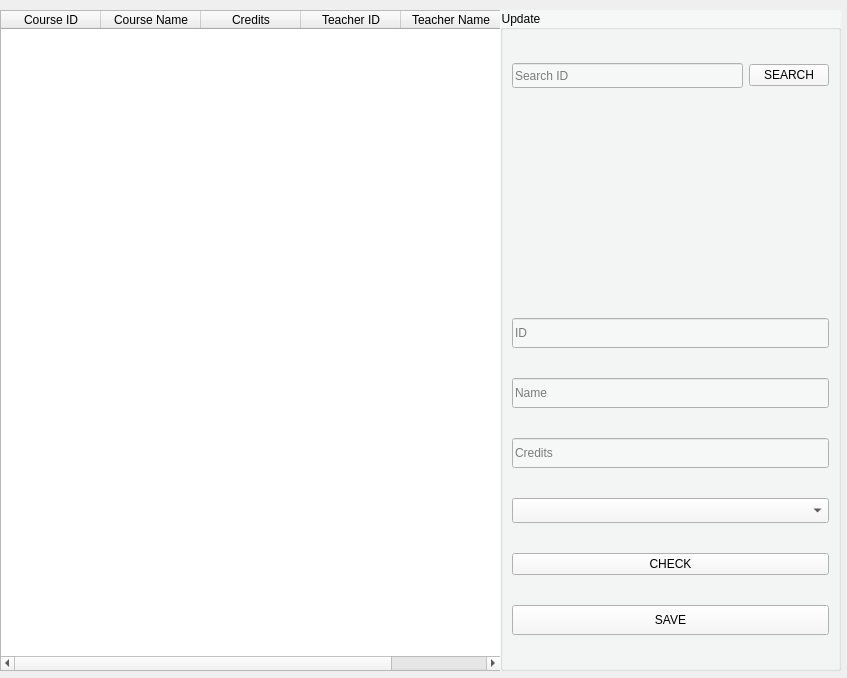
<?xml version="1.0" encoding="UTF-8"?>
<ui version="4.0">
 <class>Form</class>
 <widget class="QWidget" name="Form">
  <property name="geometry">
   <rect>
    <x>0</x>
    <y>0</y>
    <width>847</width>
    <height>678</height>
   </rect>
  </property>
  <property name="windowTitle">
   <string>Course</string>
  </property>
  <widget class="QTableWidget" name="table">
   <property name="geometry">
    <rect>
     <x>0</x>
     <y>10</y>
     <width>501</width>
     <height>661</height>
    </rect>
   </property>
   <column>
    <property name="text">
     <string>Course ID</string>
    </property>
   </column>
   <column>
    <property name="text">
     <string>Course Name</string>
    </property>
   </column>
   <column>
    <property name="text">
     <string>Credits</string>
    </property>
   </column>
   <column>
    <property name="text">
     <string>Teacher ID</string>
    </property>
   </column>
   <column>
    <property name="text">
     <string>Teacher Name</string>
    </property>
   </column>
  </widget>
  <widget class="QGroupBox" name="groupBox_4">
   <property name="geometry">
    <rect>
     <x>500</x>
     <y>10</y>
     <width>341</width>
     <height>661</height>
    </rect>
   </property>
   <property name="styleSheet">
    <string notr="true">background-color: rgb(246, 247, 247);</string>
   </property>
   <property name="title">
    <string>Update</string>
   </property>
   <layout class="QGridLayout" name="gridLayout_4">
    <item row="3" column="0" colspan="2">
     <widget class="QLineEdit" name="input_name">
      <property name="minimumSize">
       <size>
        <width>0</width>
        <height>30</height>
       </size>
      </property>
      <property name="placeholderText">
       <string>Name</string>
      </property>
     </widget>
    </item>
    <item row="1" column="0">
     <spacer name="horizontalSpacer_2">
      <property name="orientation">
       <enum>Qt::Horizontal</enum>
      </property>
      <property name="sizeType">
       <enum>QSizePolicy::Fixed</enum>
      </property>
      <property name="sizeHint" stdset="0">
       <size>
        <width>30</width>
        <height>200</height>
       </size>
      </property>
     </spacer>
    </item>
    <item row="0" column="0">
     <widget class="QLineEdit" name="input_search">
      <property name="minimumSize">
       <size>
        <width>0</width>
        <height>25</height>
       </size>
      </property>
      <property name="placeholderText">
       <string>Search ID</string>
      </property>
     </widget>
    </item>
    <item row="11" column="0" colspan="2">
     <widget class="QPushButton" name="btn_save">
      <property name="minimumSize">
       <size>
        <width>0</width>
        <height>30</height>
       </size>
      </property>
      <property name="text">
       <string>SAVE</string>
      </property>
     </widget>
    </item>
    <item row="2" column="0" colspan="2">
     <widget class="QLineEdit" name="input_id">
      <property name="minimumSize">
       <size>
        <width>0</width>
        <height>30</height>
       </size>
      </property>
      <property name="styleSheet">
       <string notr="true"/>
      </property>
      <property name="placeholderText">
       <string>ID</string>
      </property>
     </widget>
    </item>
    <item row="0" column="1">
     <widget class="QPushButton" name="btn_search">
      <property name="minimumSize">
       <size>
        <width>0</width>
        <height>20</height>
       </size>
      </property>
      <property name="text">
       <string>SEARCH</string>
      </property>
     </widget>
    </item>
    <item row="10" column="0" colspan="2">
     <widget class="QPushButton" name="btn_check">
      <property name="minimumSize">
       <size>
        <width>0</width>
        <height>20</height>
       </size>
      </property>
      <property name="text">
       <string>CHECK</string>
      </property>
     </widget>
    </item>
    <item row="5" column="0" colspan="2">
     <widget class="QLineEdit" name="input_credits">
      <property name="minimumSize">
       <size>
        <width>0</width>
        <height>30</height>
       </size>
      </property>
      <property name="placeholderText">
       <string>Credits</string>
      </property>
     </widget>
    </item>
    <item row="6" column="0" colspan="2">
     <widget class="QComboBox" name="cbb_teacher">
      <property name="minimumSize">
       <size>
        <width>0</width>
        <height>25</height>
       </size>
      </property>
      <property name="placeholderText">
       <string/>
      </property>
     </widget>
    </item>
   </layout>
  </widget>
 </widget>
 <resources/>
 <connections/>
</ui>
